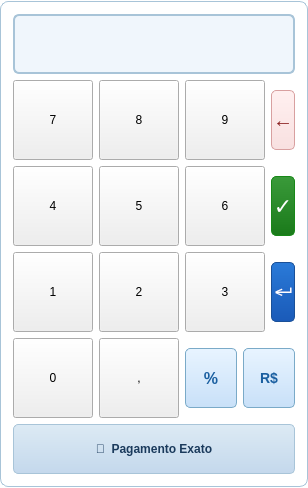
      <widget class="QFrame" name="frameColCentro">
       <property name="styleSheet">
        <string notr="true">QFrame{background-color:transparent;border:none;}</string>
       </property>
       <layout class="QVBoxLayout" name="colCentroVL">
        <property name="spacing">
         <number>0</number>
        </property>
        <property name="leftMargin">
         <number>0</number>
        </property>
        <property name="topMargin">
         <number>0</number>
        </property>
        <property name="rightMargin">
         <number>0</number>
        </property>
        <property name="bottomMargin">
         <number>0</number>
        </property>
        <item>
         <spacer name="numpadTopSpacer">
          <property name="orientation">
           <enum>Qt::Vertical</enum>
          </property>
          <property name="sizeType">
           <enum>QSizePolicy::Expanding</enum>
          </property>
          <property name="sizeHint" stdset="0">
           <size>
            <width>10</width>
            <height>1</height>
           </size>
          </property>
         </spacer>
        </item>
        <item>
         <widget class="QFrame" name="frameNumpad">
          <property name="styleSheet">
           <string notr="true">QFrame#frameNumpad{background-color:#ffffff;border:1px solid #a8c4d8;border-radius:8px;}</string>
          </property>
          <layout class="QVBoxLayout" name="numpadVL">
           <property name="spacing">
            <number>6</number>
           </property>
           <property name="leftMargin">
            <number>12</number>
           </property>
           <property name="topMargin">
            <number>12</number>
           </property>
           <property name="rightMargin">
            <number>12</number>
           </property>
           <property name="bottomMargin">
            <number>12</number>
           </property>
           <item>
            <widget class="QLineEdit" name="lineEditValor">
             <property name="minimumSize">
              <size>
               <width>0</width>
               <height>60</height>
              </size>
             </property>
             <property name="maximumSize">
              <size>
               <width>16777215</width>
               <height>60</height>
              </size>
             </property>
             <property name="styleSheet">
              <string notr="true">QLineEdit{background-color:#f0f6fc;border:2px solid #a8c4d8;border-radius:6px;font-size:26px;font-weight:bold;color:#1a3a5c;padding:4px 14px;selection-background-color:#3585c8;selection-color:white;}QLineEdit:focus{border-color:#3585c8;background-color:#ffffff;}</string>
             </property>
             <property name="alignment">
              <set>Qt::AlignRight|Qt::AlignTrailing|Qt::AlignVCenter</set>
             </property>
            </widget>
           </item>
           <item>
            <layout class="QHBoxLayout">
             <property name="spacing">
              <number>6</number>
             </property>
             <item>
              <widget class="QPushButton" name="btn7">
               <property name="minimumSize">
                <size>
                 <width>0</width>
                 <height>80</height>
                </size>
               </property>
               <property name="maximumSize">
                <size>
                 <width>16777215</width>
                 <height>80</height>
                </size>
               </property>
               <property name="styleSheet">
                <string notr="true">QPushButton{{font-size:20px;font-weight:bold;color:#1a3a5c;background:qlineargradient(x1:0,y1:0,x2:0,y2:1,stop:0 #f4f8fc,stop:1 #e4eef8);border:1px solid #b8d0e4;border-radius:5px;}}QPushButton:hover{{background:#d8eaf8;border-color:#3585c8;}}QPushButton:pressed{{background:#c0d8ec;}}</string>
               </property>
               <property name="text">
                <string>7</string>
               </property>
              </widget>
             </item>
             <item>
              <widget class="QPushButton" name="btn8">
               <property name="minimumSize">
                <size>
                 <width>0</width>
                 <height>80</height>
                </size>
               </property>
               <property name="maximumSize">
                <size>
                 <width>16777215</width>
                 <height>80</height>
                </size>
               </property>
               <property name="styleSheet">
                <string notr="true">QPushButton{{font-size:20px;font-weight:bold;color:#1a3a5c;background:qlineargradient(x1:0,y1:0,x2:0,y2:1,stop:0 #f4f8fc,stop:1 #e4eef8);border:1px solid #b8d0e4;border-radius:5px;}}QPushButton:hover{{background:#d8eaf8;border-color:#3585c8;}}QPushButton:pressed{{background:#c0d8ec;}}</string>
               </property>
               <property name="text">
                <string>8</string>
               </property>
              </widget>
             </item>
             <item>
              <widget class="QPushButton" name="btn9">
               <property name="minimumSize">
                <size>
                 <width>0</width>
                 <height>80</height>
                </size>
               </property>
               <property name="maximumSize">
                <size>
                 <width>16777215</width>
                 <height>80</height>
                </size>
               </property>
               <property name="styleSheet">
                <string notr="true">QPushButton{{font-size:20px;font-weight:bold;color:#1a3a5c;background:qlineargradient(x1:0,y1:0,x2:0,y2:1,stop:0 #f4f8fc,stop:1 #e4eef8);border:1px solid #b8d0e4;border-radius:5px;}}QPushButton:hover{{background:#d8eaf8;border-color:#3585c8;}}QPushButton:pressed{{background:#c0d8ec;}}</string>
               </property>
               <property name="text">
                <string>9</string>
               </property>
              </widget>
             </item>
             <item>
              <widget class="QPushButton" name="btnLimpar">
               <property name="minimumSize">
                <size>
                 <width>0</width>
                 <height>60</height>
                </size>
               </property>
               <property name="maximumSize">
                <size>
                 <width>16777215</width>
                 <height>60</height>
                </size>
               </property>
               <property name="styleSheet">
                <string notr="true">QPushButton{font-size:20px;font-weight:bold;color:#8a2020;background:qlineargradient(x1:0,y1:0,x2:0,y2:1,stop:0 #fff0f0,stop:1 #f8e0e0);border:1px solid #d8a0a0;border-radius:5px;}QPushButton:hover{background:#ffe0e0;border-color:#cc4444;}QPushButton:pressed{background:#f0b0b0;}</string>
               </property>
               <property name="text">
                <string>←</string>
               </property>
              </widget>
             </item>
            </layout>
           </item>
           <item>
            <layout class="QHBoxLayout">
             <property name="spacing">
              <number>6</number>
             </property>
             <item>
              <widget class="QPushButton" name="btn4">
               <property name="minimumSize">
                <size>
                 <width>0</width>
                 <height>80</height>
                </size>
               </property>
               <property name="maximumSize">
                <size>
                 <width>16777215</width>
                 <height>80</height>
                </size>
               </property>
               <property name="styleSheet">
                <string notr="true">QPushButton{{font-size:20px;font-weight:bold;color:#1a3a5c;background:qlineargradient(x1:0,y1:0,x2:0,y2:1,stop:0 #f4f8fc,stop:1 #e4eef8);border:1px solid #b8d0e4;border-radius:5px;}}QPushButton:hover{{background:#d8eaf8;border-color:#3585c8;}}QPushButton:pressed{{background:#c0d8ec;}}</string>
               </property>
               <property name="text">
                <string>4</string>
               </property>
              </widget>
             </item>
             <item>
              <widget class="QPushButton" name="btn5">
               <property name="minimumSize">
                <size>
                 <width>0</width>
                 <height>80</height>
                </size>
               </property>
               <property name="maximumSize">
                <size>
                 <width>16777215</width>
                 <height>80</height>
                </size>
               </property>
               <property name="styleSheet">
                <string notr="true">QPushButton{{font-size:20px;font-weight:bold;color:#1a3a5c;background:qlineargradient(x1:0,y1:0,x2:0,y2:1,stop:0 #f4f8fc,stop:1 #e4eef8);border:1px solid #b8d0e4;border-radius:5px;}}QPushButton:hover{{background:#d8eaf8;border-color:#3585c8;}}QPushButton:pressed{{background:#c0d8ec;}}</string>
               </property>
               <property name="text">
                <string>5</string>
               </property>
              </widget>
             </item>
             <item>
              <widget class="QPushButton" name="btn6">
               <property name="minimumSize">
                <size>
                 <width>0</width>
                 <height>80</height>
                </size>
               </property>
               <property name="maximumSize">
                <size>
                 <width>16777215</width>
                 <height>80</height>
                </size>
               </property>
               <property name="styleSheet">
                <string notr="true">QPushButton{{font-size:20px;font-weight:bold;color:#1a3a5c;background:qlineargradient(x1:0,y1:0,x2:0,y2:1,stop:0 #f4f8fc,stop:1 #e4eef8);border:1px solid #b8d0e4;border-radius:5px;}}QPushButton:hover{{background:#d8eaf8;border-color:#3585c8;}}QPushButton:pressed{{background:#c0d8ec;}}</string>
               </property>
               <property name="text">
                <string>6</string>
               </property>
              </widget>
             </item>
             <item>
              <widget class="QPushButton" name="btnFecharPedido">
               <property name="minimumSize">
                <size>
                 <width>0</width>
                 <height>60</height>
                </size>
               </property>
               <property name="maximumSize">
                <size>
                 <width>16777215</width>
                 <height>60</height>
                </size>
               </property>
               <property name="toolTip">
                <string>Fechar pedido</string>
               </property>
               <property name="styleSheet">
                <string notr="true">QPushButton{font-size:22px;font-weight:bold;color:white;background:qlineargradient(x1:0,y1:0,x2:0,y2:1,stop:0 #3a9a3a,stop:1 #1a7a1a);border:1px solid #188818;border-radius:5px;}QPushButton:hover{background:qlineargradient(x1:0,y1:0,x2:0,y2:1,stop:0 #48b048,stop:1 #289828);}QPushButton:pressed{background:#1a6a1a;}QPushButton:disabled{background:#9dbfda;color:#c0d8ec;}</string>
               </property>
               <property name="text">
                <string>✓</string>
               </property>
              </widget>
             </item>
            </layout>
           </item>
           <item>
            <layout class="QHBoxLayout">
             <property name="spacing">
              <number>6</number>
             </property>
             <item>
              <widget class="QPushButton" name="btn1">
               <property name="minimumSize">
                <size>
                 <width>0</width>
                 <height>80</height>
                </size>
               </property>
               <property name="maximumSize">
                <size>
                 <width>16777215</width>
                 <height>80</height>
                </size>
               </property>
               <property name="styleSheet">
                <string notr="true">QPushButton{{font-size:20px;font-weight:bold;color:#1a3a5c;background:qlineargradient(x1:0,y1:0,x2:0,y2:1,stop:0 #f4f8fc,stop:1 #e4eef8);border:1px solid #b8d0e4;border-radius:5px;}}QPushButton:hover{{background:#d8eaf8;border-color:#3585c8;}}QPushButton:pressed{{background:#c0d8ec;}}</string>
               </property>
               <property name="text">
                <string>1</string>
               </property>
              </widget>
             </item>
             <item>
              <widget class="QPushButton" name="btn2">
               <property name="minimumSize">
                <size>
                 <width>0</width>
                 <height>80</height>
                </size>
               </property>
               <property name="maximumSize">
                <size>
                 <width>16777215</width>
                 <height>80</height>
                </size>
               </property>
               <property name="styleSheet">
                <string notr="true">QPushButton{{font-size:20px;font-weight:bold;color:#1a3a5c;background:qlineargradient(x1:0,y1:0,x2:0,y2:1,stop:0 #f4f8fc,stop:1 #e4eef8);border:1px solid #b8d0e4;border-radius:5px;}}QPushButton:hover{{background:#d8eaf8;border-color:#3585c8;}}QPushButton:pressed{{background:#c0d8ec;}}</string>
               </property>
               <property name="text">
                <string>2</string>
               </property>
              </widget>
             </item>
             <item>
              <widget class="QPushButton" name="btn3">
               <property name="minimumSize">
                <size>
                 <width>0</width>
                 <height>80</height>
                </size>
               </property>
               <property name="maximumSize">
                <size>
                 <width>16777215</width>
                 <height>80</height>
                </size>
               </property>
               <property name="styleSheet">
                <string notr="true">QPushButton{{font-size:20px;font-weight:bold;color:#1a3a5c;background:qlineargradient(x1:0,y1:0,x2:0,y2:1,stop:0 #f4f8fc,stop:1 #e4eef8);border:1px solid #b8d0e4;border-radius:5px;}}QPushButton:hover{{background:#d8eaf8;border-color:#3585c8;}}QPushButton:pressed{{background:#c0d8ec;}}</string>
               </property>
               <property name="text">
                <string>3</string>
               </property>
              </widget>
             </item>
             <item>
              <widget class="QPushButton" name="btnEnter">
               <property name="minimumSize">
                <size>
                 <width>0</width>
                 <height>60</height>
                </size>
               </property>
               <property name="maximumSize">
                <size>
                 <width>16777215</width>
                 <height>60</height>
                </size>
               </property>
               <property name="styleSheet">
                <string notr="true">QPushButton{font-size:22px;font-weight:bold;color:white;background:qlineargradient(x1:0,y1:0,x2:0,y2:1,stop:0 #2a7ad8,stop:1 #1a5ab8);border:1px solid #1a5098;border-radius:5px;}QPushButton:hover{background:qlineargradient(x1:0,y1:0,x2:0,y2:1,stop:0 #3888e8,stop:1 #2868c8);}QPushButton:pressed{background:#1a5098;}</string>
               </property>
               <property name="text">
                <string>↵</string>
               </property>
               <property name="shortcut">
                <string>Return</string>
               </property>
              </widget>
             </item>
            </layout>
           </item>
           <item>
            <layout class="QHBoxLayout">
             <property name="spacing">
              <number>6</number>
             </property>
             <item>
              <widget class="QPushButton" name="btn0">
               <property name="minimumSize">
                <size>
                 <width>0</width>
                 <height>80</height>
                </size>
               </property>
               <property name="maximumSize">
                <size>
                 <width>16777215</width>
                 <height>80</height>
                </size>
               </property>
               <property name="styleSheet">
                <string notr="true">QPushButton{{font-size:20px;font-weight:bold;color:#1a3a5c;background:qlineargradient(x1:0,y1:0,x2:0,y2:1,stop:0 #f4f8fc,stop:1 #e4eef8);border:1px solid #b8d0e4;border-radius:5px;}}QPushButton:hover{{background:#d8eaf8;border-color:#3585c8;}}QPushButton:pressed{{background:#c0d8ec;}}</string>
               </property>
               <property name="text">
                <string>0</string>
               </property>
              </widget>
             </item>
             <item>
              <widget class="QPushButton" name="btnVirgula">
               <property name="minimumSize">
                <size>
                 <width>0</width>
                 <height>80</height>
                </size>
               </property>
               <property name="maximumSize">
                <size>
                 <width>16777215</width>
                 <height>80</height>
                </size>
               </property>
               <property name="styleSheet">
                <string notr="true">QPushButton{{font-size:20px;font-weight:bold;color:#1a3a5c;background:qlineargradient(x1:0,y1:0,x2:0,y2:1,stop:0 #f4f8fc,stop:1 #e4eef8);border:1px solid #b8d0e4;border-radius:5px;}}QPushButton:hover{{background:#d8eaf8;border-color:#3585c8;}}QPushButton:pressed{{background:#c0d8ec;}}</string>
               </property>
               <property name="text">
                <string>,</string>
               </property>
              </widget>
             </item>
             <item>
              <widget class="QPushButton" name="btnDescontoPct">
               <property name="minimumSize">
                <size>
                 <width>0</width>
                 <height>60</height>
                </size>
               </property>
               <property name="maximumSize">
                <size>
                 <width>16777215</width>
                 <height>60</height>
                </size>
               </property>
               <property name="toolTip">
                <string>Desconto %</string>
               </property>
               <property name="styleSheet">
                <string notr="true">QPushButton{font-size:16px;font-weight:bold;color:#1a5fa0;background:qlineargradient(x1:0,y1:0,x2:0,y2:1,stop:0 #e8f4ff,stop:1 #c8e0f8);border:1px solid #7aaac8;border-radius:5px;}QPushButton:hover{background:#d8ecff;border-color:#3585c8;}QPushButton:pressed{background:#b8d4f0;}</string>
               </property>
               <property name="text">
                <string>%</string>
               </property>
              </widget>
             </item>
             <item>
              <widget class="QPushButton" name="btnDescontoRS">
               <property name="minimumSize">
                <size>
                 <width>0</width>
                 <height>60</height>
                </size>
               </property>
               <property name="maximumSize">
                <size>
                 <width>16777215</width>
                 <height>60</height>
                </size>
               </property>
               <property name="toolTip">
                <string>Desconto R$</string>
               </property>
               <property name="styleSheet">
                <string notr="true">QPushButton{font-size:14px;font-weight:bold;color:#1a5fa0;background:qlineargradient(x1:0,y1:0,x2:0,y2:1,stop:0 #e8f4ff,stop:1 #c8e0f8);border:1px solid #7aaac8;border-radius:5px;}QPushButton:hover{background:#d8ecff;border-color:#3585c8;}QPushButton:pressed{background:#b8d4f0;}</string>
               </property>
               <property name="text">
                <string>R$</string>
               </property>
              </widget>
             </item>
            </layout>
           </item>
           <item>
            <widget class="QPushButton" name="btnPagamentoExato">
             <property name="minimumSize">
              <size>
               <width>0</width>
               <height>50</height>
              </size>
             </property>
             <property name="maximumSize">
              <size>
               <width>16777215</width>
               <height>50</height>
              </size>
             </property>
             <property name="styleSheet">
              <string notr="true">QPushButton{font-size:12px;font-weight:bold;color:#1a3a5c;background:qlineargradient(x1:0,y1:0,x2:0,y2:1,stop:0 #dceaf4,stop:1 #c4d8ec);border:1px solid #a8c4d8;border-radius:5px;}QPushButton:hover{background:#d0e4f0;border-color:#3585c8;}QPushButton:pressed{background:#b8d0e8;}</string>
             </property>
             <property name="text">
              <string>💸  Pagamento Exato</string>
             </property>
            </widget>
           </item>
          </layout>
         </widget>
        </item>
        <item>
         <spacer name="numpadBotSpacer">
          <property name="orientation">
           <enum>Qt::Vertical</enum>
          </property>
          <property name="sizeType">
           <enum>QSizePolicy::Expanding</enum>
          </property>
          <property name="sizeHint" stdset="0">
           <size>
            <width>10</width>
            <height>1</height>
           </size>
          </property>
         </spacer>
        </item>
       </layout>
      </widget>
